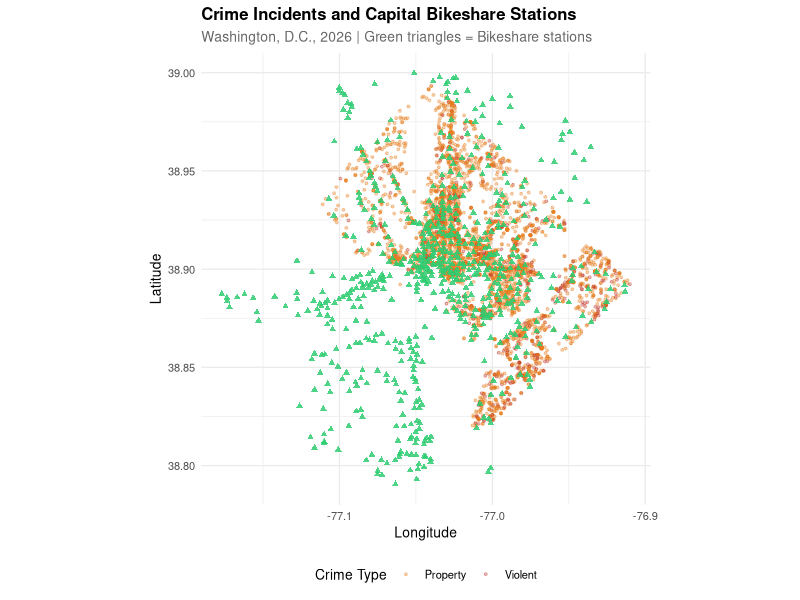
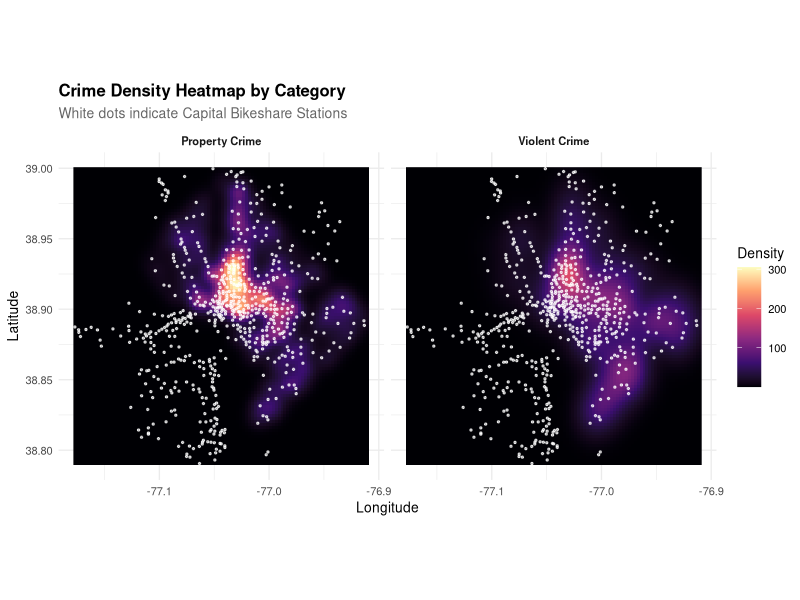

Here is the R script that generated these plots, in order:
## ---- chunk 1
knitr::opts_chunk$set(echo = TRUE, highlight=FALSE)
## ---- chunk 2
## Use this chunk for reading in packages.
## Use this chunk for reading in the data, combining the data, and any other major data cleaning that is not relevant to show.

required_pkgs <- c("rmarkdown", "knitr", "dplyr", "tidyr", "ggplot2", "scales", "viridis")
for (pkg in required_pkgs) {
  if (!requireNamespace(pkg, quietly = TRUE)) {
    install.packages(pkg, repos = "http://cran.us.r-project.org")
  }
}

suppressPackageStartupMessages({
  library(dplyr)
  library(tidyr)
  library(ggplot2)
  library(scales)
  library(viridis)
})

# Aspect ratio correction for D.C. latitude (~38.9°N)
DC_LAT      <- 38.9
COORD_RATIO <- 1 / cos(DC_LAT * pi / 180)

EARTH_RADIUS_KM    <- 6371
KM_PER_DEG         <- 2 * pi * EARTH_RADIUS_KM / 360
DC_BLOCK_RADIUS_KM <- 62 / 1000   
BLOCKS             <- 5
CIRCLE_RADIUS_KM   <- DC_BLOCK_RADIUS_KM * BLOCKS
CELL_DEG           <- CIRCLE_RADIUS_KM / KM_PER_DEG

df_bike  <- read.csv("Capital_Bike_Share_Locations.csv")[ , c("LATITUDE","LONGITUDE")]
df_crime <- read.csv("Crime_Incidents_in_2026.csv"     )[ , c("LATITUDE","LONGITUDE","OFFENSE")]

distance_earth <- function(lat1, lon1, lat2, lon2) {
  dlat <- (lat2 - lat1) * pi / 180
  dlon <- (lon2 - lon1) * pi / 180
  a    <- sin(dlat/2)^2 + cos(lat1*pi/180) * cos(lat2*pi/180) * sin(dlon/2)^2
  2 * EARTH_RADIUS_KM * asin(sqrt(a))
}

# Filter bikeshare stations to within 12 km of the geographic center of D.C.
DC_CENTER_LAT <- 38.89611955656356
DC_CENTER_LON <- -77.03909524094121
DC_FILTER_KM  <- 12

df_bike <- df_bike %>%
  filter(distance_earth(LATITUDE, LONGITUDE, DC_CENTER_LAT, DC_CENTER_LON) <= DC_FILTER_KM)

grid <- new.env(hash = TRUE, parent = emptyenv())
for (k in seq_len(nrow(df_bike))) {
  lat <- df_bike$LATITUDE[k]
  lon <- df_bike$LONGITUDE[k]
  key <- paste0(floor(lat / CELL_DEG), ",", floor(lon / CELL_DEG))
  if (exists(key, envir = grid)) {
    grid[[key]] <- rbind(grid[[key]], c(lat, lon))
  } else {
    grid[[key]] <- matrix(c(lat, lon), nrow = 1)
  }
}

point_in_any_circle <- function(lat, lon) {
  i <- floor(lat / CELL_DEG)
  j <- floor(lon / CELL_DEG)
  for (di in -1:1) {
    for (dj in -1:1) {
      key <- paste0(i + di, ",", j + dj)
      if (exists(key, envir = grid)) {
        stations <- grid[[key]]
        dists    <- distance_earth(lat, lon, stations[, 1], stations[, 2])
        if (any(dists <= CIRCLE_RADIUS_KM)) return(TRUE)
      }
    }
  }
  FALSE
}

df_crime$bike_nearby <- mapply(point_in_any_circle, df_crime$LATITUDE, df_crime$LONGITUDE)

VIOLENT  <- c("ROBBERY", "HOMICIDE", "ASSAULT W/DANGEROUS WEAPON", "SEX ABUSE")
PROPERTY <- c("MOTOR VEHICLE THEFT", "THEFT/OTHER", "THEFT F/AUTO", "BURGLARY")

df_crime <- df_crime %>%
  mutate(
    Crime_Category = case_when(
      OFFENSE %in% VIOLENT ~ "Violent",
      OFFENSE %in% PROPERTY ~ "Property",
      TRUE ~ "Other"
    ),
    Proximity = ifelse(bike_nearby, "Near", "Far")
  ) %>%
  filter(Crime_Category != "Other")

## ---- chunk 3
## R code to create and display summaries in part 1. 
# 1. Numerical Summary: Raw counts by proximity and crime category
cat("Numerical Summary 1: Incident Counts by Proximity and Crime Category\n")
table_dist <- table(Proximity = df_crime$Proximity, Category = df_crime$Crime_Category)
print(table_dist)
cat("\n")

# 2. Numerical Summary: Row percentages
cat("Numerical Summary 2: Crime Category Proportions Within Proximity Group (%)\n")
prop_dist <- prop.table(table_dist, margin = 1) * 100
print(round(prop_dist, 1))
cat("\n")

# 3. Graphical Summary: Crime dot map with bikeshare stations overlaid
plot_map <- ggplot() +
  geom_point(
    data  = df_crime,
    aes(x = LONGITUDE, y = LATITUDE, color = Crime_Category),
    alpha = 0.35, size = 0.7
  ) +
  geom_point(
    data  = df_bike,
    aes(x = LONGITUDE, y = LATITUDE),
    color = "#2ecc71", shape = 17, size = 1.4, alpha = 0.85
  ) +
  scale_color_manual(
    values = c("Property" = "#e67e22", "Violent" = "#c0392b"),
    name   = "Crime Type"
  ) +
  coord_fixed(ratio = COORD_RATIO) +
  labs(
    title    = "Crime Incidents and Capital Bikeshare Stations",
    subtitle = "Washington, D.C., 2026 | Green triangles = Bikeshare stations",
    x        = "Longitude",
    y        = "Latitude"
  ) +
  theme_minimal(base_size = 10) +
  theme(
    plot.title    = element_text(face = "bold"),
    plot.subtitle = element_text(color = "gray40"),
    legend.position = "bottom"
  )
print(plot_map)

# 4. Graphical Summary: Faceted crime density heatmap
plot_heat <- ggplot(df_crime, aes(x = LONGITUDE, y = LATITUDE)) +
  stat_density_2d(
    aes(fill = after_stat(density)),
    geom     = "raster",
    contour  = FALSE
  ) +
  geom_point(
    data  = df_bike,
    aes(x = LONGITUDE, y = LATITUDE),
    color = "white", size = 0.5, alpha = 0.7
  ) +
  scale_fill_viridis_c(option = "magma", name = "Density") +
  facet_wrap(~Crime_Category, labeller = labeller(Crime_Category = c(
    Property = "Property Crime", Violent = "Violent Crime"
  ))) +
  coord_fixed(ratio = COORD_RATIO) +
  labs(
    title    = "Crime Density Heatmap by Category",
    subtitle = "White dots indicate Capital Bikeshare Stations",
    x        = "Longitude",
    y        = "Latitude"
  ) +
  theme_minimal(base_size = 10) +
  theme(
    plot.title      = element_text(face = "bold"),
    plot.subtitle   = element_text(color = "gray40"),
    strip.text      = element_text(face = "bold"),
    legend.position = "right"
  )
print(plot_heat)
## ---- chunk 4
alpha <- 0.05

# Contingency tables
ct_prop <- table(
  bike_nearby = df_crime$bike_nearby,
  is_property = df_crime$Crime_Category == "Property"
)
ct_viol <- table(
  bike_nearby = df_crime$bike_nearby,
  is_violent  = df_crime$Crime_Category == "Violent"
)

# Extract percentages
prop_near <- prop.table(ct_prop, margin = 1)["TRUE", "TRUE"] * 100
prop_far  <- prop.table(ct_prop, margin = 1)["FALSE", "TRUE"] * 100
viol_near <- prop.table(ct_viol, margin = 1)["TRUE", "TRUE"] * 100
viol_far  <- prop.table(ct_viol, margin = 1)["FALSE", "TRUE"] * 100

# Test 1: Property Crime
test_prop <- chisq.test(ct_prop)
cat("=== SET 1: Property Crime: Chi-Squared Test ===\n\n")
cat("Contingency table:\n")
print(ct_prop)
cat(sprintf("\n  Chi2 = %.4f,  df = %d,  p-value = %.4e\n", test_prop$statistic, test_prop$parameter, test_prop$p.value))
cat(sprintf("  Near bikeshare: %.1f%% property crime\n", prop_near))
cat(sprintf("  Far from bikeshare: %.1f%% property crime\n\n", prop_far))

if (test_prop$p.value < alpha) {
  cat(sprintf("  -> Reject Ho at a = %g.\n", alpha))
  if (prop_near > prop_far) {
    cat("  Property crime rate is significantly HIGHER near bikeshare stations (supports Ha).\n")
  } else {
    cat("  Property crime rate is significantly LOWER near bikeshare stations (opposite of Ha).\n")
  }
} else {
  cat(sprintf("  -> Fail to reject Ho at a = %g.\n    No significant association found.\n", alpha))
}

cat("\n======================================================\n\n")

# Test 2: Violent Crime
test_viol <- chisq.test(ct_viol)
cat("=== SET 2: Violent Crime: Chi-Squared Test ===\n\n")
cat("Contingency table:\n")
print(ct_viol)
cat(sprintf("\n  Chi2 = %.4f,  df = %d,  p-value = %.4e\n", test_viol$statistic, test_viol$parameter, test_viol$p.value))
cat(sprintf("  Near bikeshare: %.1f%% violent crime\n", viol_near))
cat(sprintf("  Far from bikeshare: %.1f%% violent crime\n\n", viol_far))

if (test_viol$p.value < alpha) {
  cat(sprintf("  -> Reject Ho at a = %g.\n", alpha))
  if (viol_near < viol_far) {
    cat("  Violent crime rate is significantly LOWER near bikeshare stations (supports Ha).\n")
  } else {
    cat("  Violent crime rate is significantly HIGHER near bikeshare stations (opposite of Ha).\n")
  }
} else {
  cat(sprintf("  -> Fail to reject Ho at a = %g.\n    No significant association found.\n", alpha))
}
